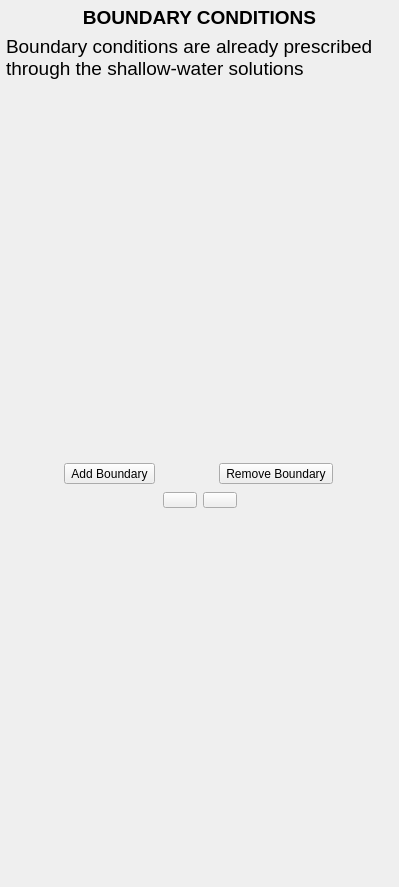
<?xml version="1.0" encoding="UTF-8"?>
<ui version="4.0">
 <class>boundary</class>
 <widget class="QFrame" name="boundary">
  <property name="geometry">
   <rect>
    <x>0</x>
    <y>0</y>
    <width>399</width>
    <height>887</height>
   </rect>
  </property>
  <property name="windowTitle">
   <string>Frame</string>
  </property>
  <layout class="QVBoxLayout" name="verticalLayout">
   <property name="leftMargin">
    <number>6</number>
   </property>
   <property name="topMargin">
    <number>6</number>
   </property>
   <property name="rightMargin">
    <number>6</number>
   </property>
   <property name="bottomMargin">
    <number>6</number>
   </property>
   <item>
    <widget class="QLabel" name="Lbl_H1">
     <property name="font">
      <font>
       <pointsize>14</pointsize>
      </font>
     </property>
     <property name="text">
      <string>&lt;html&gt;&lt;head/&gt;&lt;body&gt;&lt;p&gt;&lt;span style=&quot; font-weight:600;&quot;&gt;BOUNDARY CONDITIONS&lt;/span&gt;&lt;/p&gt;&lt;/body&gt;&lt;/html&gt;</string>
     </property>
     <property name="alignment">
      <set>Qt::AlignCenter</set>
     </property>
    </widget>
   </item>
   <item>
    <widget class="QLabel" name="Lbl_Notice">
     <property name="font">
      <font>
       <pointsize>14</pointsize>
      </font>
     </property>
     <property name="focusPolicy">
      <enum>Qt::ClickFocus</enum>
     </property>
     <property name="text">
      <string>&lt;html&gt;&lt;head/&gt;&lt;body&gt;&lt;p&gt;Boundary conditions are already prescribed through the shallow-water solutions&lt;/p&gt;&lt;/body&gt;&lt;/html&gt;</string>
     </property>
     <property name="alignment">
      <set>Qt::AlignLeading|Qt::AlignLeft|Qt::AlignTop</set>
     </property>
     <property name="wordWrap">
      <bool>true</bool>
     </property>
    </widget>
   </item>
   <item>
    <widget class="QStackedWidget" name="SWg_Interface">
     <property name="toolTip">
      <string>Interface points for all SW-CFD interfaces</string>
     </property>
     <property name="toolTipDuration">
      <number>10000</number>
     </property>
     <property name="currentIndex">
      <number>-1</number>
     </property>
    </widget>
   </item>
   <item>
    <layout class="QHBoxLayout" name="HLY_AddBuild">
     <item>
      <widget class="QToolButton" name="Btn_AddBoundary">
       <property name="toolTip">
        <string>Add building data</string>
       </property>
       <property name="toolTipDuration">
        <number>10000</number>
       </property>
       <property name="text">
        <string>Add Boundary</string>
       </property>
      </widget>
     </item>
     <item>
      <widget class="QToolButton" name="Btn_RemBoundary">
       <property name="toolTip">
        <string>Remove building data</string>
       </property>
       <property name="toolTipDuration">
        <number>10000</number>
       </property>
       <property name="text">
        <string>Remove Boundary</string>
       </property>
      </widget>
     </item>
    </layout>
   </item>
   <item>
    <layout class="QHBoxLayout" name="HLY_Scroller" stretch="0,0,0,0">
     <item>
      <spacer name="HSp_Scroll01">
       <property name="orientation">
        <enum>Qt::Horizontal</enum>
       </property>
       <property name="sizeHint" stdset="0">
        <size>
         <width>40</width>
         <height>20</height>
        </size>
       </property>
      </spacer>
     </item>
     <item>
      <widget class="QPushButton" name="Btn_Previous">
       <property name="styleSheet">
        <string notr="true">QPushButton {
    border-image: url(:/images/images/previous.png) 10;
    border-width: 0px;                         
    padding: 0px 0px;
    min-height: 10px;
    min-width: 10px;
}

QPushButton:hover {
    border-image: url(:/images/images/previous.png) 10;
}

QPushButton:pressed {
    color: lightgray;
    border-image: url(:/images/images/previous-invert.png) 10;
    padding-top: 0px;
    padding-bottom: 0px;
}

</string>
       </property>
       <property name="text">
        <string/>
       </property>
      </widget>
     </item>
     <item>
      <widget class="QPushButton" name="Btn_Next">
       <property name="styleSheet">
        <string notr="true">QPushButton {
    border-image: url(:/images/images/next.png) 10;
    border-width: 0px;                         
    padding: 0px 0px;
    min-height: 10px;
    min-width: 10px;
}

QPushButton:hover {
    border-image: url(:/images/images/next.png) 10;
}

QPushButton:pressed {
    color: lightgray;
    border-image: url(:/images/images/next-invert.png) 10;
    padding-top: 0px;
    padding-bottom: 0px;
}

</string>
       </property>
       <property name="text">
        <string/>
       </property>
      </widget>
     </item>
     <item>
      <spacer name="HSp_Scroll02">
       <property name="orientation">
        <enum>Qt::Horizontal</enum>
       </property>
       <property name="sizeHint" stdset="0">
        <size>
         <width>40</width>
         <height>20</height>
        </size>
       </property>
      </spacer>
     </item>
    </layout>
   </item>
   <item>
    <spacer name="VSp">
     <property name="orientation">
      <enum>Qt::Vertical</enum>
     </property>
     <property name="sizeHint" stdset="0">
      <size>
       <width>20</width>
       <height>363</height>
      </size>
     </property>
    </spacer>
   </item>
  </layout>
 </widget>
 <resources/>
 <connections/>
</ui>
